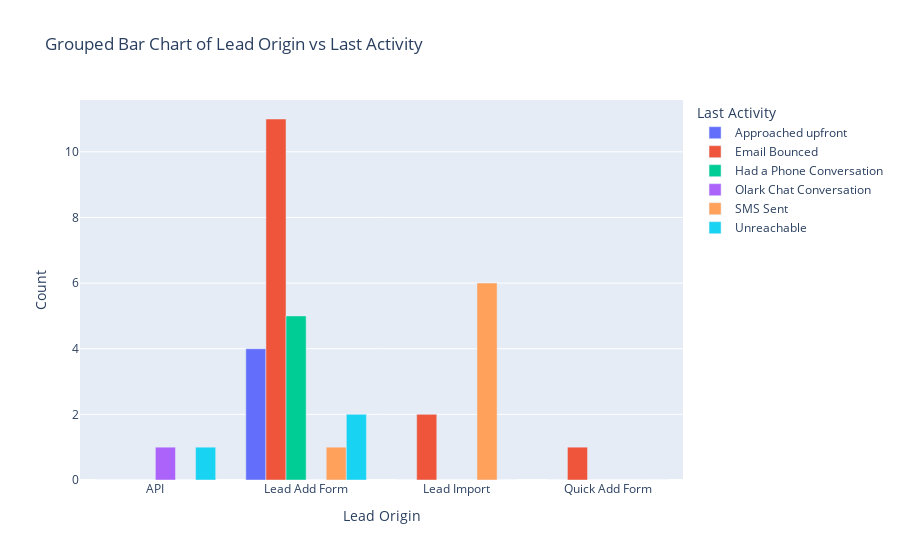

The notebook cell saved with this chart:
### Code cell
# Visualization 2: Grouped Bar Chart
grouped_bar = px.bar(
    crosstab_fil.reset_index().melt(id_vars=col1, var_name=col2, value_name='Count'),
    x=col1,
    y='Count',
    color=col2,
    barmode='group',
    title=f"Grouped Bar Chart of {col1} vs {col2}",
    labels={col1: col1, col2: col2}
)
grouped_bar.show()

### Figure 1 — Plotly figure (JSON) as saved in the notebook; plotly's stock layout.template omitted (floating-point values rounded to 4 significant figures)
{"data": [{"alignmentgroup": "True", "hovertemplate": "Last Activity=Approached upfront<br>Lead Origin=%{x}<br>Count=%{y}<extra></extra>", "legendgroup": "Approached upfront", "marker": {"color": "#636efa", "pattern": {"shape": ""}}, "name": "Approached upfront", "offsetgroup": "Approached upfront", "orientation": "v", "showlegend": true, "textposition": "auto", "type": "bar", "x": ["API", "Lead Add Form", "Lead Import", "Quick Add Form"], "xaxis": "x", "y": [0, 4, 0, 0], "yaxis": "y"}, {"alignmentgroup": "True", "hovertemplate": "Last Activity=Email Bounced<br>Lead Origin=%{x}<br>Count=%{y}<extra></extra>", "legendgroup": "Email Bounced", "marker": {"color": "#EF553B", "pattern": {"shape": ""}}, "name": "Email Bounced", "offsetgroup": "Email Bounced", "orientation": "v", "showlegend": true, "textposition": "auto", "type": "bar", "x": ["API", "Lead Add Form", "Lead Import", "Quick Add Form"], "xaxis": "x", "y": [0, 11, 2, 1], "yaxis": "y"}, {"alignmentgroup": "True", "hovertemplate": "Last Activity=Had a Phone Conversation<br>Lead Origin=%{x}<br>Count=%{y}<extra></extra>", "legendgroup": "Had a Phone Conversation", "marker": {"color": "#00cc96", "pattern": {"shape": ""}}, "name": "Had a Phone Conversation", "offsetgroup": "Had a Phone Conversation", "orientation": "v", "showlegend": true, "textposition": "auto", "type": "bar", "x": ["API", "Lead Add Form", "Lead Import", "Quick Add Form"], "xaxis": "x", "y": [0, 5, 0, 0], "yaxis": "y"}, {"alignmentgroup": "True", "hovertemplate": "Last Activity=Olark Chat Conversation<br>Lead Origin=%{x}<br>Count=%{y}<extra></extra>", "legendgroup": "Olark Chat Conversation", "marker": {"color": "#ab63fa", "pattern": {"shape": ""}}, "name": "Olark Chat Conversation", "offsetgroup": "Olark Chat Conversation", "orientation": "v", "showlegend": true, "textposition": "auto", "type": "bar", "x": ["API", "Lead Add Form", "Lead Import", "Quick Add Form"], "xaxis": "x", "y": [1, 0, 0, 0], "yaxis": "y"}, {"alignmentgroup": "True", "hovertemplate": "Last Activity=SMS Sent<br>Lead Origin=%{x}<br>Count=%{y}<extra></extra>", "legendgroup": "SMS Sent", "marker": {"color": "#FFA15A", "pattern": {"shape": ""}}, "name": "SMS Sent", "offsetgroup": "SMS Sent", "orientation": "v", "showlegend": true, "textposition": "auto", "type": "bar", "x": ["API", "Lead Add Form", "Lead Import", "Quick Add Form"], "xaxis": "x", "y": [0, 1, 6, 0], "yaxis": "y"}, {"alignmentgroup": "True", "hovertemplate": "Last Activity=Unreachable<br>Lead Origin=%{x}<br>Count=%{y}<extra></extra>", "legendgroup": "Unreachable", "marker": {"color": "#19d3f3", "pattern": {"shape": ""}}, "name": "Unreachable", "offsetgroup": "Unreachable", "orientation": "v", "showlegend": true, "textposition": "auto", "type": "bar", "x": ["API", "Lead Add Form", "Lead Import", "Quick Add Form"], "xaxis": "x", "y": [1, 2, 0, 0], "yaxis": "y"}], "layout": {"autosize": true, "barmode": "group", "legend": {"title": {"text": "Last Activity"}, "tracegroupgap": 0}, "title": {"text": "Grouped Bar Chart of Lead Origin vs Last Activity"}, "xaxis": {"anchor": "y", "autorange": true, "domain": [0, 1], "range": [-0.5, 3.5], "title": {"text": "Lead Origin"}, "type": "category"}, "yaxis": {"anchor": "x", "autorange": true, "domain": [0, 1], "range": [0, 11.58], "title": {"text": "Count"}, "type": "linear"}}}
